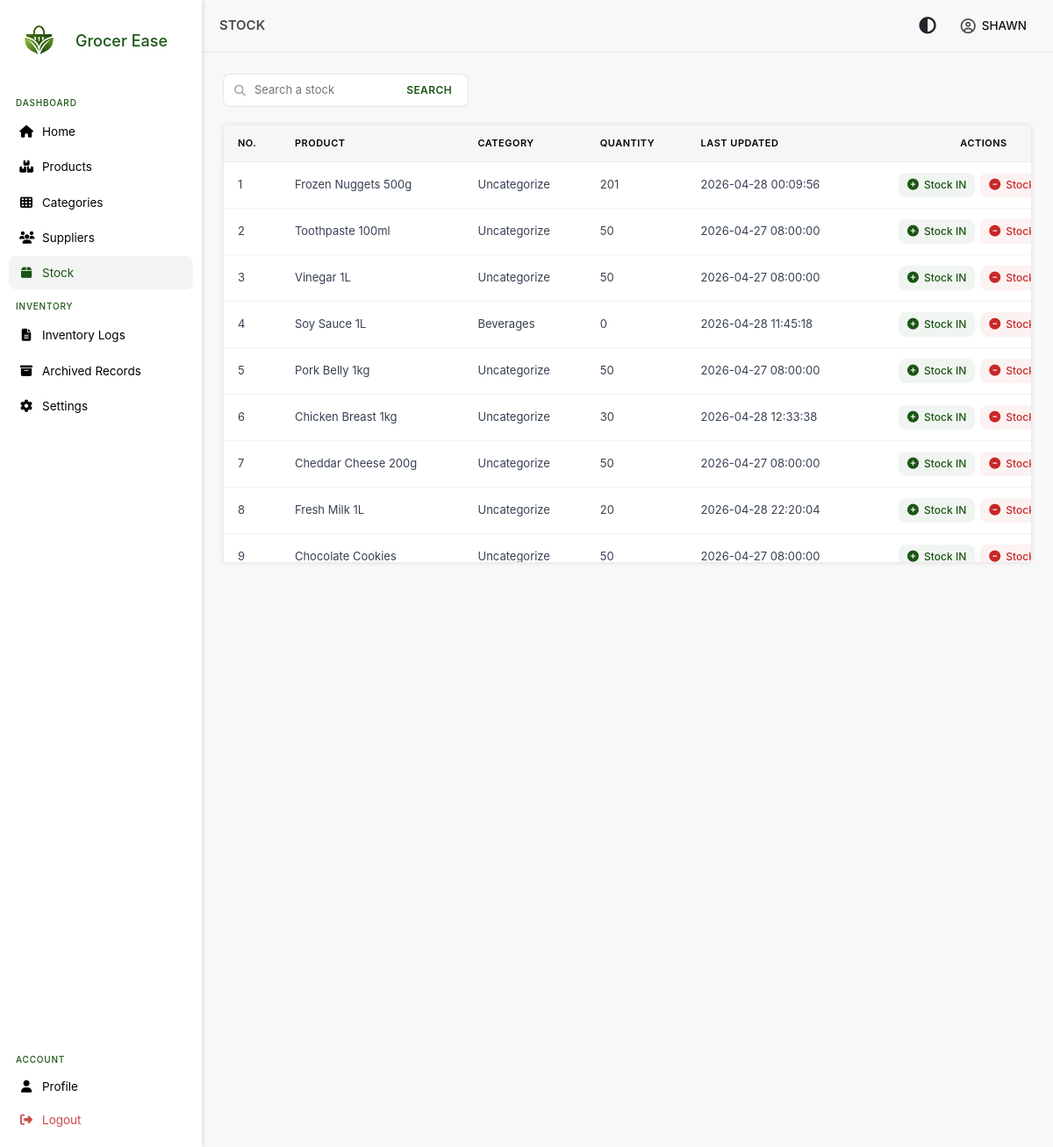
Before: /views/inventory/stock.php (signed in) with the older database file.
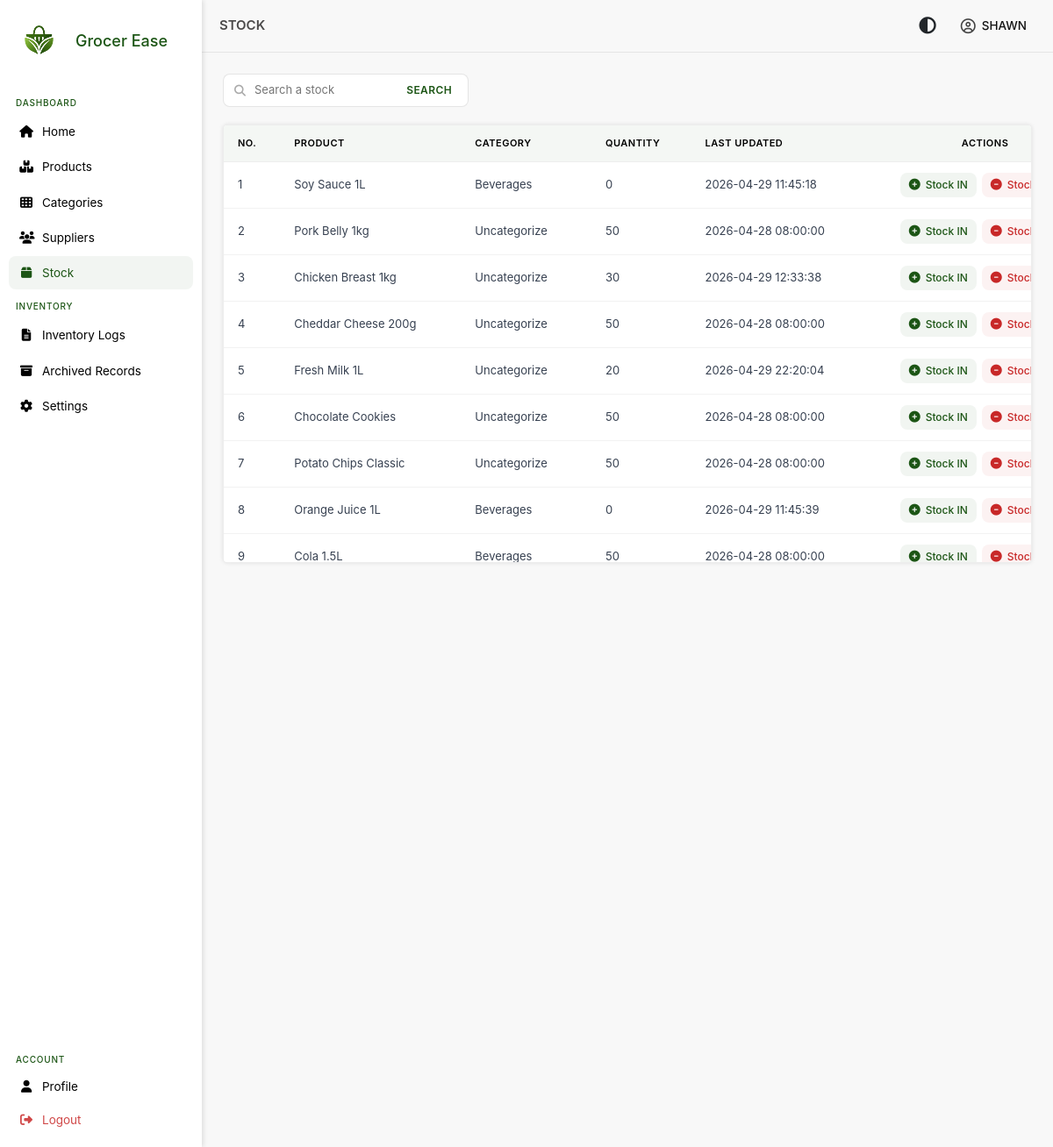
After: the same page with the newer database file.
### tables this page shows
CREATE TABLE `stocks` (
  `stock_id_pk` int NOT NULL AUTO_INCREMENT,
  `product_id_fk` int NOT NULL,
  `quantity` bigint DEFAULT '0',
  `last_updated` timestamp NULL DEFAULT CURRENT_TIMESTAMP,
  PRIMARY KEY (`stock_id_pk`),
  KEY `idx_stock_product` (`product_id_fk`)
);

CREATE TABLE `products` (
  `product_id_pk` int NOT NULL AUTO_INCREMENT,
  `product_name` varchar(250) NOT NULL,
  `product_description` longtext,
  `selling_price` decimal(10,2) NOT NULL,
  `status` tinyint DEFAULT '1',
  `is_deleted` tinyint DEFAULT '0',
  `category_id_fk` int DEFAULT NULL,
  `deleted_at` datetime DEFAULT NULL,
  PRIMARY KEY (`product_id_pk`),
  KEY `category_id_fk` (`category_id_fk`),
  KEY `idx_product_name` (`product_name`),
  CONSTRAINT `products_ibfk_1` FOREIGN KEY (`category_id_fk`) REFERENCES `categories` (`category_id_pk`)
);

CREATE TABLE `categories` (
  `category_id_pk` int NOT NULL AUTO_INCREMENT,
  `category_name` varchar(250) NOT NULL,
  `category_description` longtext,
  `is_deleted` tinyint DEFAULT '0',
  `deleted_at` datetime DEFAULT NULL,
  `status` tinyint DEFAULT '1',
  PRIMARY KEY (`category_id_pk`),
  KEY `idx_category_name` (`category_name`)
);

### autoload.php (called while the page is built, shortened)
<?php
spl_autoload_register(function ($class) {
    $paths = [
        __DIR__ . '/models/',
        __DIR__ . '/models/Stock/',
        __DIR__ . '/models/Relations/',
    ];
    foreach ($paths as $path) {
        $file = $path . $class . '.php';
        if (file_exists($file)) {
            return;
        }
    }
});
?>

### models/Stock/Stocks.php (called while the page is built, shortened)
<?php
class Stocks
{
    private $conn;
    public function __construct($db)
    {
        $this->conn = $db;
    }
    public function GetStocksPaginated($limit, $offset)
    {
        $stmt = $this->conn->prepare("SELECT s.stock_id_pk,
                                         s.product_id_fk,
                                         p.product_name,
                                         p.status,
                                         s.quantity,
                                         c.category_name,
                                         p.is_deleted,
                                         s.last_updated
                                  FROM stocks as s
                                  INNER JOIN products as p ON s.product_id_fk = p.product_id_pk
                                  LEFT JOIN categories as c ON p.category_id_fk = c.category_id_pk AND c.is_deleted = 0
                                  WHERE s.quantity >= 0
                                  AND p.is_deleted = 0
                                  AND p.status = 1
                                  ORDER BY stock_id_pk DESC
                                  LIMIT :limit OFFSET :offset");
        $stmt->bindParam(':limit', $limit, PDO::PARAM_INT);
        $stmt->bindParam(':offset', $offset, PDO::PARAM_INT);
        $stmt->execute();
        return $stmt->fetchAll(PDO::FETCH_ASSOC);
    }
}

### views/inventory/stock.php (the view, shortened to what the changed rows need)
<?php
require_once __DIR__ . '/../../autoload.php';
$stocks = new Stocks($db);
$search = $_GET['search'] ?? '';
$limit = 10;
$page = isset($_GET['page']) ? (int)$_GET['page'] : 1;
if (!empty($search)) {
    $all_stocks = $stocks->SearchStock($search);
    $total_records = count($all_stocks);
    $total_pages = 1;
} else {
    $all_stocks = $stocks->GetStocksPaginated($limit, ($page - 1) * $limit);
}
?>
<!DOCTYPE html>
<html lang="en">
<?php include "../../includes/head.php" ?>
<body>
    <main class="main-content">
        <section class="page-content">
            <div class="menu-table">
                <table>
                    <thead>
                        <tr>
                            <th>No.</th>
                            <th>Product</th>
                            <th>Category</th>
                            <th>Quantity</th>
                            <th>Last Updated</th>
                            <th>Actions</th>
                        </tr>
                    </thead>
                    <tbody>
                        <?php $no = ($page - 1) * $limit + 1; ?>
                        <?php if (empty($all_stocks)): ?>
                            <tr>
                                <td colspan="9" style="text-align:center; color:#6b7280;">
                                    No Stock found
                                </td>
                            <?php else: ?>
                                <?php foreach ($all_stocks as $stock): ?>
                            <tr>
                                <td><?= $no++ ?></td>
                                <td><?= htmlspecialchars($stock['product_name']) ?></td>
                                <td><?= htmlspecialchars($stock['category_name'] ?? 'Uncategorize') ?></td>
                                <td><?= htmlspecialchars($stock['quantity']) ?></td>
                                <td><?= htmlspecialchars($stock['last_updated']) ?></td>
                                <td>
                                    <div class="actions">
                                        <button class="btn btn-in open-stock-in" data-id="<?= $stock['product_id_fk'] ?>"
                                            data-name="<?= htmlspecialchars($stock['product_name'], ENT_QUOTES) ?>">
                                            <i class="fa-solid fa-circle-plus"></i>
                                            <span>Stock IN</span>
                                        </button>
                                        <button class="btn btn-out open-stock-out" data-id="<?= $stock['product_id_fk'] ?>"
                                            data-name="<?= htmlspecialchars($stock['product_name'], ENT_QUOTES) ?>">
                                            <i class="fa-solid fa-circle-minus"></i>
                                            <span>Stock OUT</span>
                                        </button>
                                    </div>
                                </td>
                            </tr>
                        <?php endforeach; ?>
                    <?php endif; ?>
                    </tbody>
                </table>
            </div>
        </section>
    </main>
</body>
</html>

Changed rows visible on the page:
no longer on this page (row edited): stocks: products.product_name "Frozen Nuggets 500g", category_name "Uncategorize", quantity "201", last_updated "2026-04-28 00:09:56"
no longer on this page (row edited): stocks: products.product_name "Toothpaste 100ml", category_name "Uncategorize", quantity "50", last_updated "2026-04-27 08:00:00"
no longer on this page (row edited): stocks: products.product_name "Vinegar 1L", category_name "Uncategorize", quantity "50", last_updated "2026-04-27 08:00:00"
changed stocks "Soy Sauce 1L": last_updated "2026-04-28 11:45:18" → "2026-04-29 11:45:18"
changed stocks "Pork Belly 1kg": last_updated "2026-04-27 08:00:00" → "2026-04-28 08:00:00"
changed stocks "Chicken Breast 1kg": last_updated "2026-04-28 12:33:38" → "2026-04-29 12:33:38"
changed stocks "Cheddar Cheese 200g": last_updated "2026-04-27 08:00:00" → "2026-04-28 08:00:00"
changed stocks "Fresh Milk 1L": last_updated "2026-04-28 22:20:04" → "2026-04-29 22:20:04"
changed stocks "Chocolate Cookies": last_updated "2026-04-27 08:00:00" → "2026-04-28 08:00:00"
now on this page (row edited): stocks: products.product_name "Potato Chips Classic", category_name "Uncategorize", quantity "50", last_updated "2026-04-28 08:00:00"
now on this page (row edited): stocks: products.product_name "Orange Juice 1L", categories.category_name "Beverages", quantity "0", last_updated "2026-04-29 11:45:39"
now on this page (row edited): stocks: products.product_name "Cola 1.5L", categories.category_name "Beverages", quantity "50", last_updated "2026-04-28 08:00:00"
